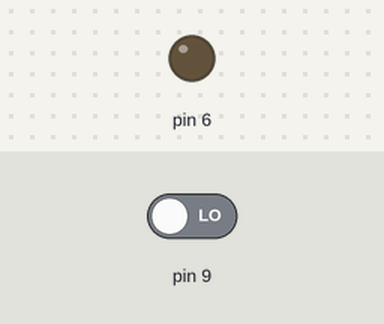
Bench run of a sketch on a simulated Arduino Uno, built with avr-gcc and run on an emulated ATmega328P. Parts: output pins drawn as LEDs (lit = HIGH). Dashed ring = blinking. Inputs (shaded band) come from the test bench; at power-on: pin 9 LOW.

Above: at 1.2 s.
1.3 s: pin 9 driven HIGH
At 1.7 s:
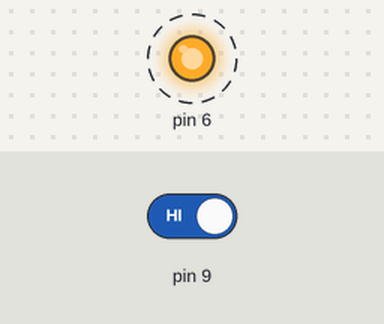
4.3 s: pin 9 driven LOW
At 5.4 s:
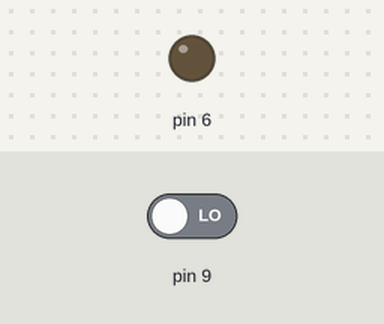
Timing chart, 0 to 7.3 s (numbered marks = the images above; inputs shaded):
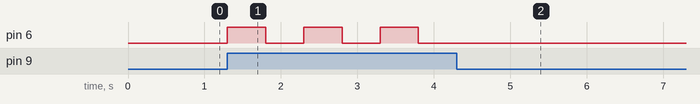

The sketch:

Blinkingcode.ino
```cpp
//Joseph Szlavik push edit
//Homework 14 - Edit by J. Kent Wirant
//Homework 14 - Edit by Paul Kyros

//Setting up i/o
void setup() {
  pinMode(6, OUTPUT);
  pinMode(9, INPUT);
}

//Main  loop that has blinking light function
void loop() {
  if(digitalRead(9)==HIGH)
  {
    digitalWrite(6,HIGH);
    delay(500);
    digitalWrite(6,LOW);
    delay(500);
  }
  else
  {
    digitalWrite(6,LOW);
  }
}
```

Measured:
- after the input at 1.3 s, pin 6: alternates HIGH for 0.50 s and LOW for 0.50 s, starting at once
- after the input at 4.3 s, pin 6: stops changing and stays LOW
